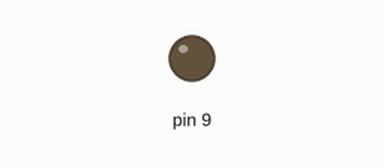
This sketch was run on a simulated Arduino Uno, built with avr-gcc and run on an emulated ATmega328P. On the bench: output pins drawn as LEDs (lit = HIGH). The modem accepts every AT command (registered, SIM ready, sends succeed) and sends nothing else; what the sketch prints to the serial monitor is not drawn.

Above: at 0.1 s.
At 1.1 s:
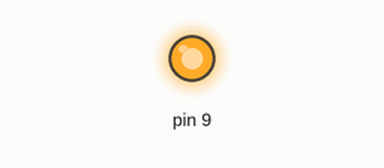
Timing chart, 0 to 3.5 s (numbered marks = the images above):
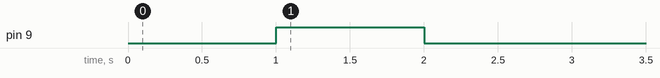

The sketch:

sketch_oct17b.ino
```cpp
#include <SoftwareSerial.h>
int incoming_char=0;
int Incomingch;
String data,Fdata;
//Create software serial object to communicate with SIM900
SoftwareSerial mySerial(7, 8); //SIM900 Tx & Rx is connected to Arduino #7 & #8
void SIM900power()
{
  pinMode(9, OUTPUT);
  digitalWrite(9, LOW);
  delay(1000);
  digitalWrite(9, HIGH);
  delay(1000);
  digitalWrite(9, LOW);
}
void updateSerial()
{
  delay(500);
  while (Serial.available())
  {
    mySerial.write(Serial.read());//Forward what Serial received to Software Serial Port
  }
  while (mySerial.available())
  {
    Serial.write(mySerial.read());//Forward what Software Serial received to Serial Port
  }
}
void setup()
{
  Serial.begin(9600);
  Serial.println("Partiendo");
  SIM900power();
  //Begin serial communication with Arduino and Arduino IDE (Serial Monitor)
  ;

  //Begin serial communication with Arduino and SIM900
  mySerial.begin(9600);

  Serial.println("Initializing...");
  delay(1000);

  mySerial.write("AT"); //Handshaking with SIM900
  updateSerial();
  mySerial.println("AT+CSQ"); //Signal quality test, value range is 0-31 , 31 is the best
  updateSerial();
  mySerial.println("AT+CCID"); //Read SIM information to confirm whether the SIM is plugged
  updateSerial();
  mySerial.println("AT+CREG?"); //Check whether it has registered in the network
  updateSerial();
  digitalWrite(13, HIGH);

}

void check_Incoming()
{
    if(mySerial.available()) //If GSM is saying something
    {
   Incomingch = mySerial.read(); // Listen to it and store in this variable

  if (Incomingch == 10 || Incomingch ==13) //If it says space (10) or Newline (13) it means it has completed one word
  {Serial.println(data);  Fdata =data; data = ""; } //Print the word and clear the variable to start fresh
  else
  {
  String newchar = String (char(Incomingch)); //convert the char to string by using string objects
  data = data +newchar; // After converting to string, do string concatenation
  }
  }
}

void loop()
{
  if (Fdata == "RING") //If the GSM module says RING
  {
  delay(5000); //wait for 5sec to create 3 ring delay.
  mySerial.write ("ATA\r\n"); //Answer the call
  Serial.println ("Placed Received");  //Used for debugging
  while(Fdata != "OK") //Until call successfully answered
  {check_Incoming(); //Read what GSM modue is saying
  Serial.println ("Playing Recorded message");  //Used for debugging

  //Play the recored voice message
  delay(500);
  digitalWrite(8, HIGH); //Go high
  delay(200);     // wait for 200 msec
  digitalWrite(8, LOW); //Go low
  }
  updateSerial();


}
}
```
